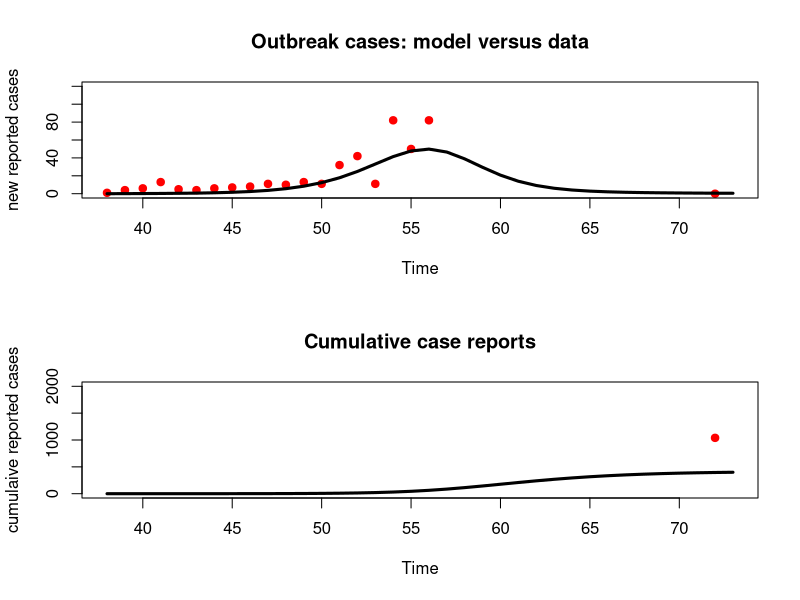

Generate this figure with R:
#setwd("C:/...") # only needed if script is opened outside Rproj

library(deSolve)

cases <- read.csv('hepEdata_end-4.csv')

# set up a function to solve the model
HepE<-function(t, state, parameters) 
{
  with(as.list(c(state, parameters)),
       {
         
         # define intervention variables
         vac_rate <- vac_cov_i
         vaccinate <- (t>=(week_start+week_interv))*(t<week_start+week_interv+campaignweeks)*vac_rate
         lat_cov <- (t>=(week_start+week_interv))*lat_cov_i
         latrine <- (1-lat_eff*lat_cov)
         
         # define variables
         P <- (S+E+I+R+V)
         seas<-1+amp*cos(2*pi*(t-phi)/52)
         beta<-(R0*(muo+tau)*(gamma+muo))/gamma
         # include reduction in transmission due to latrines
         lam <- latrine*beta*seas*I/P
         
         
         # rate of change
         dS <- mui*P-muo*S-lam*S+omega*R-vaccinate*S+omega*V
         dE <- -muo*E+lam*S-gamma*E
         dI <- -muo*I+gamma*E-tau*I
         dR <- -muo*R+tau*I-omega*R
         dV <- -muo*V-omega*V+vaccinate*S
         
         # return the rate of change
         list(c(dS, dE, dI, dR, dV),new.inf=report*lam*S)
       }
  ) 
  
}

# MODEL INITIAL CONDITIONS
initP<-3000

initE<-1
initI<-0
initR<-0
initV<-0
initS<-initP-initE-initI-initR-initV
state <- c(S = initS, E=initE, I = initI,R = initR, V = initV)

#previously fitted parameter estimates
# estimate
#R0    6.076261 inital pop 2892.532196

#MODEL PARAMETERS
parameters <- c(mui=(1/(50*52)),    # birth
                muo=(1/(50*52)),    # death
                R0=6.1,               # basic reproduction number
                omega=(1/(10*52)),  # rate of loss of immunity = 1/(average duration of immunity)
                gamma=1/2,          # rate of movement from latent to infectious stage = 1/(average latent period)
                tau=1/4,            # rate of recovery = 1/(average duration of infection)
                report=1/7,         # proportion of all infections that are reported
                amp=0,              # relative amplitude of seasonal forcing
                phi=0,              # week of peak in seasonal forcing
                week_interv = 5,    # weeks after first case when the intervention starts
                lat_cov_i = 0.24,   # intervention coverage of latrines (baseline)
                lat_eff = 0.7,      # efficacy of latrines in reducing transmission
                vac_cov_i = 0,      # coverage of vaccine campaign
                vac_eff = 0,        # efficacy of vaccine 
                campaignweeks = 4   # time taken to reach target coverage
)

# Set the start and end time for the model simulation
week_start <- 38
week_stop <- 73
times <- seq(week_start, week_stop , by = 1)

#Numerical solving of ODEs
out <- ode(y = state, times = times, func = HepE, parms = parameters)
pop<-out[,"S"]+out[,"E"]+out[,"I"]+out[,"R"]+out[,"V"]
# define the actual week for the model output

inc <- out[,"new.inf"]
par(mfrow=c(2,1))

plot(cases$week,cases$new.case,pch=19,col='red',xlim=c(week_start,week_stop),ylim=c(0,120),main = "Outbreak cases: model versus data",xlab = "Time",ylab="new reported cases")
lines(out[,"time"],inc,lwd=3)

# The news report states that the final size of the epidemic was 1040
cumulativereports<- parameters["report"]*out[,"R"]
plot(tail(cases$week,n=1),1040,type='p',xlim=c(week_start,week_stop),ylim=c(0,2000),col='red',pch=19,main = "Cumulative case reports",xlab = "Time",ylab="cumulaive reported cases")
lines(out[,"time"],cumulativereports,lwd=3)     
